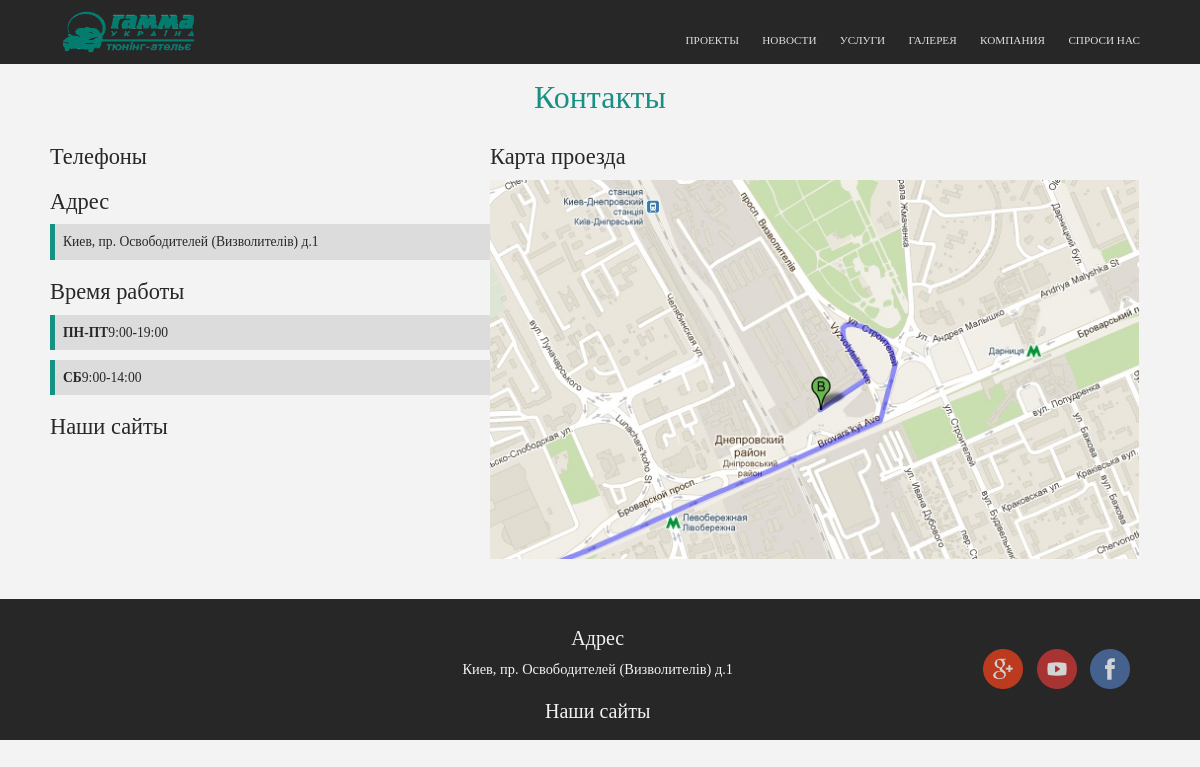
Page /contact/ on the earlier database version.
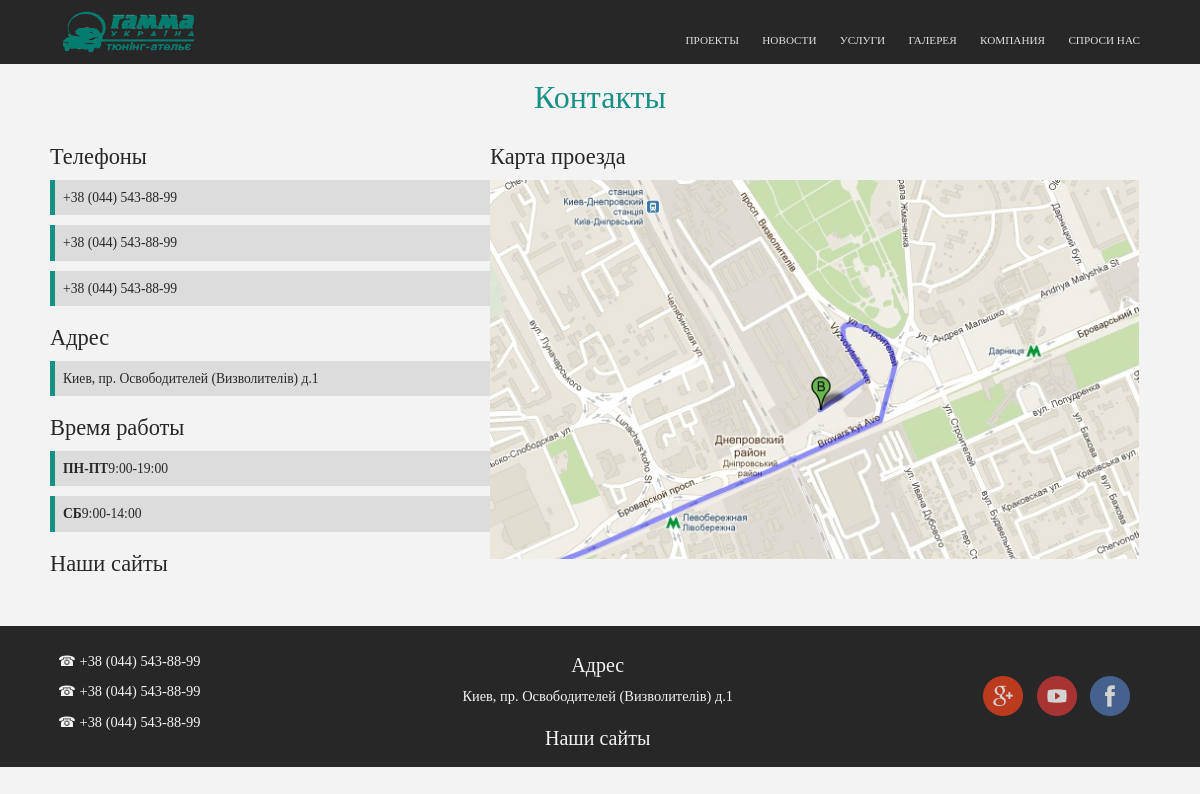
Same page on the later database version.
### gmsite/models.py (models this page shows, shortened)
class Contact(models.Model):
    title = models.CharField(max_length=40, blank=True, null=True)
    description = models.TextField(max_length=150, blank=True, null=True)
    number = models.CharField(max_length=200)
    class Meta:
        verbose_name = u"Номер телефона"
        verbose_name_plural = u"-Номера телефонов"

### gmsite/views.py (the view)
# urls.py: url(r'^contact/', views.contact, name='contact'),
def contact(request):
    content = {
        'Links' : Links.objects.all(),
        'Numbers' : Contact.objects.all(),
        'Services' : Services.objects.all(),
    }
    return render(request, 'contact.html', content)

### gmsite/templates/contact.html (shortened to what this page needs)
{% extends "all.html" %}
{% load staticfiles %}
{% block headin %}
  <link rel="stylesheet" href="{% static 'css/contact.css' %}" type = "text/css"/>
{% endblock %}
{% block mainin %}
  <h1>Контакты</h1>
  <div class="contacts">
    <div class="lcontact">
      <h2>Телефоны</h2>
      {% for N in Numbers %}
        <p>{{N.number}}</p>
      {% endfor %}
      <h2>Адрес</h2>
        <p>Киев, пр. Освободителей (Визволителів) д.1</p>
      <h2>Время работы</h2>
        <p><strong>ПН-ПТ</strong>9:00-19:00</p>
        <p><strong>CБ</strong>9:00-14:00</p>
      <h2>Наши сайты</h2>
    </div>
    <div class="rcontact">
      <h2>Карта проезда</h2>
        <img src="{% static 'img/map1.jpg' %}">
    </div>
  </div>
{% endblock %}

### gmsite/templates/all.html (shortened to what this page needs)
<!DOCTYPE html>
<html lang="ru">
<head>
  {% load staticfiles %}
    <link rel="stylesheet" href="https://maxcdn.bootstrapcdn.com/bootstrap/3.3.7/css/bootstrap.min.css">
    <link rel="stylesheet" href="{% static 'css/all.css' %}" />
    {% block headin %}
    {% endblock %}
</head>
<body>
  <div id="wrap">
  <nav id="nav" role="navigation">
    <div class="logo">
      <a href="/">
        <img src="{% static 'img/logo_gamma.png' %}">
      </a>
    </div>
    <ul>
        <li><a href="/projects/">Проекты</a></li>
        <li><a href="/news/">Новости</a></li>
        <li>
          <a aria-haspopup="true">Услуги</a>
        </li>
        <li><a href="/gallery/">Галерея</a></li>
        <li>
          <a aria-haspopup="true">Компания</a>
        </li>
        <li><a href="/askme/">Спроси нас</a></li>
    </ul>
</nav>
  {% block mainin %}
  {% endblock %}
</div>
  <footer>
    <div class="footer-content">
      <div class="numbers">
        {% for N in Numbers %}
          <p>&#9742; {{N.number}}</p>
        {% endfor %}
      </div>
      <div class="adress">
        <h3>Адрес</h3>
        <p>Киев, пр. Освободителей (Визволителів) д.1</p>
        <h3>Наши сайты</h3>
      </div>
      <div class="links">
        <a href="/" id="icc"><img src="{% static 'img/f.png' %}" id = 'blabla'></a>
        <a href="/" id="icc"><img src="{% static 'img/y.png' %}" id = 'blabla'></a>
        <a href="/" id="icc"><img src="{% static 'img/g.png' %}" id = 'blabla'></a>
      </div>
    </div>
  </footer>
</body>
</html>

### gmsite/static/css/all.css (style rules this page uses)
body { background-color: #f3f3f3; color: #272727; font-family: Archive; font-size: 1.6vh; }
h1 { font-size: 4.5vh; margin-top: 10vh; }
#nav { z-index: 333; background-color: #272727; position: fixed; top: 0; width: 100%; height: 8vh; }
#nav a { color: #f3f3f3; text-decoration: none; opacity: 0.9; }
#nav li { position: relative; color: #f3f3f3; padding: 0.9em 0.9em; text-decoration: none; font-size: 1.4vh; }
#nav > ul { background-color: #272727; text-align: right; max-width: 1100px; margin: 0px auto; }
#nav > ul > li { padding-top: 4vh; height: 8vh; display: inline-block; }
#nav ul, #nav ul li { list-style-type: none; text-transform: uppercase; }
#nav > ul > li:first-child { border-left: none; }
#nav .logo img { float: left; height: 6vh; position: absolute; top: 1vh; }
#nav .logo { max-width: 1100px; margin: 0px auto; }
footer { width: 100%; background-color: #272727; opacity: 1; color: #f3f3f3; margin-top: 5vh; display: inline-block; }
.footer-content { max-width: 1100px; margin: 0 auto; }
.adress, .numbers, .links { display: inline-block; width: 33%; vertical-align: middle; overflow: hidden; padding: 1vh; }
.footer-content p, .footer-content a { font-size: 1.8vh; }
.footer-content a { color: #189185; }
.footer-content h3 { font-size: 2.5vh; }
.adress { text-align: center; }
.links img { float: right; margin: 2%; width: 5vh; height: auto; opacity: 0.8; }

### gmsite/static/css/contact.css (style rules this page uses)
.contacts { max-width: 1100px; margin: 0px auto; }
h1 { margin-top: 10vh; font-size: 4vh; color: #189185; text-align: center; width: 100%; }
.contacts h2 { color: #272727; font-size: 2.8vh; }
.contacts p { font-size: 1.7vh; border-left: 5px solid #189185; background-color: #2727271c; padding: 1vh; }
.lcontact { width: 40%; float: left; }
.rcontact { width: 59%; float: left; }
.rcontact img { width: 100%; height: auto; }

Differences in the rows shown:
added Contact: number "+38 (044) 543-88-99"
added Contact: number "+38 (044) 543-88-99"
added Contact: number "+38 (044) 543-88-99"
